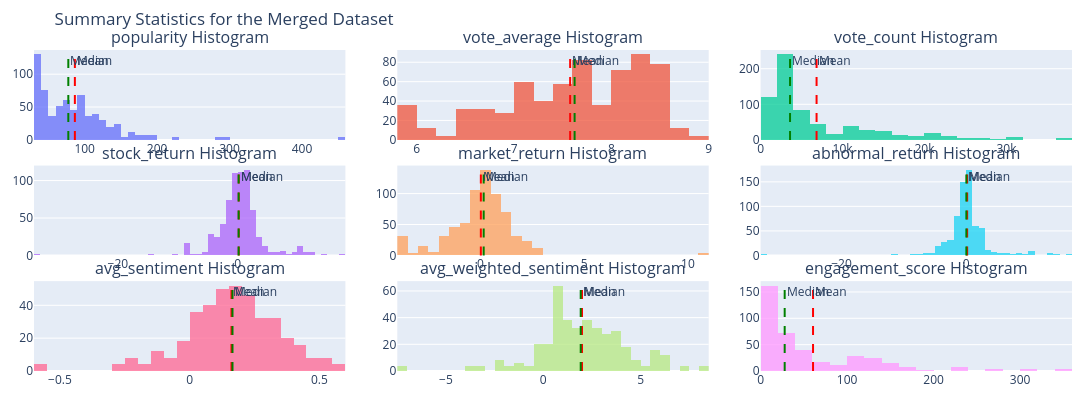

Write notebook code for a chart like this one.
### Code cell
# summary = merged_data.describe().reset_index()

# col_widths = [200] + [120] * (len(summary.columns) - 1)


# fig = go.Figure(data=[go.Table(
#     columnwidth=col_widths,
#     header=dict(values=list(summary.columns),
#                 fill_color='lightgrey'),
#     cells=dict(values=[summary[col] for col in summary.columns])
# )])
# fig.update_layout(width=800, height=400,
#                   title='Summary Statistics for the Merged Dataset')
# fig.show()

merged_data_summary = merged_data.describe()
print("Summary Statistics for the Merged Dataset:")
display(merged_data_summary)

# Histograms for the numerical columns in the merged dataset
numerical_cols = [
    'popularity', 'vote_average', 'vote_count', 'stock_return',
    'market_return', 'abnormal_return',
    'avg_sentiment', 'avg_weighted_sentiment', 'engagement_score'
]

fig = make_subplots(
    rows=3, cols=3,
    subplot_titles=[f'{col} Histogram' for col in numerical_cols],
    horizontal_spacing=0.05, vertical_spacing=0.08
)

for i, col in enumerate(numerical_cols):
    r, c = divmod(i, 3)
    row, col_idx = r+1, c+1

    # add histogram
    fig.add_trace(
        go.Histogram(
            x=merged_data[col],
            name=col,
            opacity=0.75,
            showlegend=False
        ),
        row=row, col=col_idx
    )

    # add mean/median lines
    mean_val   = merged_data[col].mean()
    median_val = merged_data[col].median()

    fig.add_vline(
        x=mean_val,
        line=dict(color='red', dash='dash'),
        annotation_text=f'Mean',
        row=row, col=col_idx
    )
    fig.add_vline(
        x=median_val,
        line=dict(color='green', dash='dash'),
        annotation_text=f'Median',
        row=row, col=col_idx
    )

fig.update_layout(
    width=1600,
    height=400,
    title='Summary Statistics for the Merged Dataset',
    margin=dict(l=20, r=20, t=50, b=20)
)

fig.show()

### Figure 1 — Plotly figure (JSON) as saved in the notebook; plotly's stock layout.template omitted (floating-point values rounded to 4 significant figures; data arrays with more than 128 entries replaced by an {"elided": "..."} marker saying what was removed)
{"data": [{"name": "popularity", "opacity": 0.75, "showlegend": false, "type": "histogram", "x": {"elided": "674 float values"}, "xaxis": "x", "yaxis": "y"}, {"name": "vote_average", "opacity": 0.75, "showlegend": false, "type": "histogram", "x": {"elided": "674 float values"}, "xaxis": "x2", "yaxis": "y2"}, {"name": "vote_count", "opacity": 0.75, "showlegend": false, "type": "histogram", "x": {"elided": "674 int values"}, "xaxis": "x3", "yaxis": "y3"}, {"name": "stock_return", "opacity": 0.75, "showlegend": false, "type": "histogram", "x": {"elided": "674 float values"}, "xaxis": "x4", "yaxis": "y4"}, {"name": "market_return", "opacity": 0.75, "showlegend": false, "type": "histogram", "x": {"elided": "674 float values"}, "xaxis": "x5", "yaxis": "y5"}, {"name": "abnormal_return", "opacity": 0.75, "showlegend": false, "type": "histogram", "x": {"elided": "674 float values"}, "xaxis": "x6", "yaxis": "y6"}, {"name": "avg_sentiment", "opacity": 0.75, "showlegend": false, "type": "histogram", "x": {"elided": "674 float values"}, "xaxis": "x7", "yaxis": "y7"}, {"name": "avg_weighted_sentiment", "opacity": 0.75, "showlegend": false, "type": "histogram", "x": {"elided": "674 float values"}, "xaxis": "x8", "yaxis": "y8"}, {"name": "engagement_score", "opacity": 0.75, "showlegend": false, "type": "histogram", "x": {"elided": "674 float values"}, "xaxis": "x9", "yaxis": "y9"}], "layout": {"annotations": [{"font": {"size": 16}, "showarrow": false, "text": "popularity Histogram", "x": 0.15, "xanchor": "center", "xref": "paper", "y": 1, "yanchor": "bottom", "yref": "paper"}, {"font": {"size": 16}, "showarrow": false, "text": "vote_average Histogram", "x": 0.5, "xanchor": "center", "xref": "paper", "y": 1, "yanchor": "bottom", "yref": "paper"}, {"font": {"size": 16}, "showarrow": false, "text": "vote_count Histogram", "x": 0.85, "xanchor": "center", "xref": "paper", "y": 1, "yanchor": "bottom", "yref": "paper"}, {"font": {"size": 16}, "showarrow": false, "text": "stock_return Histogram", "x": 0.15, "xanchor": "center", "xref": "paper", "y": 0.64, "yanchor": "bottom", "yref": "paper"}, {"font": {"size": 16}, "showarrow": false, "text": "market_return Histogram", "x": 0.5, "xanchor": "center", "xref": "paper", "y": 0.64, "yanchor": "bottom", "yref": "paper"}, {"font": {"size": 16}, "showarrow": false, "text": "abnormal_return Histogram", "x": 0.85, "xanchor": "center", "xref": "paper", "y": 0.64, "yanchor": "bottom", "yref": "paper"}, {"font": {"size": 16}, "showarrow": false, "text": "avg_sentiment Histogram", "x": 0.15, "xanchor": "center", "xref": "paper", "y": 0.28, "yanchor": "bottom", "yref": "paper"}, {"font": {"size": 16}, "showarrow": false, "text": "avg_weighted_sentiment Histogram", "x": 0.5, "xanchor": "center", "xref": "paper", "y": 0.28, "yanchor": "bottom", "yref": "paper"}, {"font": {"size": 16}, "showarrow": false, "text": "engagement_score Histogram", "x": 0.85, "xanchor": "center", "xref": "paper", "y": 0.28, "yanchor": "bottom", "yref": "paper"}, {"showarrow": false, "text": "Mean", "x": 86.43, "xanchor": "left", "xref": "x", "y": 1, "yanchor": "top", "yref": "y domain"}, {"showarrow": false, "text": "Median", "x": 77.39, "xanchor": "left", "xref": "x", "y": 1, "yanchor": "top", "yref": "y domain"}, {"showarrow": false, "text": "Mean", "x": 7.576, "xanchor": "left", "xref": "x2", "y": 1, "yanchor": "top", "yref": "y2 domain"}, {"showarrow": false, "text": "Median", "x": 7.622, "xanchor": "left", "xref": "x2", "y": 1, "yanchor": "top", "yref": "y2 domain"}, {"showarrow": false, "text": "Mean", "x": 6830.0, "xanchor": "left", "xref": "x3", "y": 1, "yanchor": "top", "yref": "y3 domain"}, {"showarrow": false, "text": "Median", "x": 3593, "xanchor": "left", "xref": "x3", "y": 1, "yanchor": "top", "yref": "y3 domain"}, {"showarrow": false, "text": "Mean", "x": 0.1907, "xanchor": "left", "xref": "x4", "y": 1, "yanchor": "top", "yref": "y4 domain"}, {"showarrow": false, "text": "Median", "x": 0.1676, "xanchor": "left", "xref": "x4", "y": 1, "yanchor": "top", "yref": "y4 domain"}, {"showarrow": false, "text": "Mean", "x": 0.02381, "xanchor": "left", "xref": "x5", "y": 1, "yanchor": "top", "yref": "y5 domain"}, {"showarrow": false, "text": "Median", "x": 0.1613, "xanchor": "left", "xref": "x5", "y": 1, "yanchor": "top", "yref": "y5 domain"}, {"showarrow": false, "text": "Mean", "x": 0.1669, "xanchor": "left", "xref": "x6", "y": 1, "yanchor": "top", "yref": "y6 domain"}, {"showarrow": false, "text": "Median", "x": 0.03646, "xanchor": "left", "xref": "x6", "y": 1, "yanchor": "top", "yref": "y6 domain"}, {"showarrow": false, "text": "Mean", "x": 0.1609, "xanchor": "left", "xref": "x7", "y": 1, "yanchor": "top", "yref": "y7 domain"}, {"showarrow": false, "text": "Median", "x": 0.1649, "xanchor": "left", "xref": "x7", "y": 1, "yanchor": "top", "yref": "y7 domain"}, {"showarrow": false, "text": "Mean", "x": 1.989, "xanchor": "left", "xref": "x8", "y": 1, "yanchor": "top", "yref": "y8 domain"}, {"showarrow": false, "text": "Median", "x": 1.924, "xanchor": "left", "xref": "x8", "y": 1, "yanchor": "top", "yref": "y8 domain"}, {"showarrow": false, "text": "Mean", "x": 60.63, "xanchor": "left", "xref": "x9", "y": 1, "yanchor": "top", "yref": "y9 domain"}, {"showarrow": false, "text": "Median", "x": 27.84, "xanchor": "left", "xref": "x9", "y": 1, "yanchor": "top", "yref": "y9 domain"}], "height": 400, "margin": {"b": 20, "l": 20, "r": 20, "t": 50}, "shapes": [{"line": {"color": "red", "dash": "dash"}, "type": "line", "x0": 86.43, "x1": 86.43, "xref": "x", "y0": 0, "y1": 1, "yref": "y domain"}, {"line": {"color": "green", "dash": "dash"}, "type": "line", "x0": 77.39, "x1": 77.39, "xref": "x", "y0": 0, "y1": 1, "yref": "y domain"}, {"line": {"color": "red", "dash": "dash"}, "type": "line", "x0": 7.576, "x1": 7.576, "xref": "x2", "y0": 0, "y1": 1, "yref": "y2 domain"}, {"line": {"color": "green", "dash": "dash"}, "type": "line", "x0": 7.622, "x1": 7.622, "xref": "x2", "y0": 0, "y1": 1, "yref": "y2 domain"}, {"line": {"color": "red", "dash": "dash"}, "type": "line", "x0": 6830.0, "x1": 6830.0, "xref": "x3", "y0": 0, "y1": 1, "yref": "y3 domain"}, {"line": {"color": "green", "dash": "dash"}, "type": "line", "x0": 3593, "x1": 3593, "xref": "x3", "y0": 0, "y1": 1, "yref": "y3 domain"}, {"line": {"color": "red", "dash": "dash"}, "type": "line", "x0": 0.1907, "x1": 0.1907, "xref": "x4", "y0": 0, "y1": 1, "yref": "y4 domain"}, {"line": {"color": "green", "dash": "dash"}, "type": "line", "x0": 0.1676, "x1": 0.1676, "xref": "x4", "y0": 0, "y1": 1, "yref": "y4 domain"}, {"line": {"color": "red", "dash": "dash"}, "type": "line", "x0": 0.02381, "x1": 0.02381, "xref": "x5", "y0": 0, "y1": 1, "yref": "y5 domain"}, {"line": {"color": "green", "dash": "dash"}, "type": "line", "x0": 0.1613, "x1": 0.1613, "xref": "x5", "y0": 0, "y1": 1, "yref": "y5 domain"}, {"line": {"color": "red", "dash": "dash"}, "type": "line", "x0": 0.1669, "x1": 0.1669, "xref": "x6", "y0": 0, "y1": 1, "yref": "y6 domain"}, {"line": {"color": "green", "dash": "dash"}, "type": "line", "x0": 0.03646, "x1": 0.03646, "xref": "x6", "y0": 0, "y1": 1, "yref": "y6 domain"}, {"line": {"color": "red", "dash": "dash"}, "type": "line", "x0": 0.1609, "x1": 0.1609, "xref": "x7", "y0": 0, "y1": 1, "yref": "y7 domain"}, {"line": {"color": "green", "dash": "dash"}, "type": "line", "x0": 0.1649, "x1": 0.1649, "xref": "x7", "y0": 0, "y1": 1, "yref": "y7 domain"}, {"line": {"color": "red", "dash": "dash"}, "type": "line", "x0": 1.989, "x1": 1.989, "xref": "x8", "y0": 0, "y1": 1, "yref": "y8 domain"}, {"line": {"color": "green", "dash": "dash"}, "type": "line", "x0": 1.924, "x1": 1.924, "xref": "x8", "y0": 0, "y1": 1, "yref": "y8 domain"}, {"line": {"color": "red", "dash": "dash"}, "type": "line", "x0": 60.63, "x1": 60.63, "xref": "x9", "y0": 0, "y1": 1, "yref": "y9 domain"}, {"line": {"color": "green", "dash": "dash"}, "type": "line", "x0": 27.84, "x1": 27.84, "xref": "x9", "y0": 0, "y1": 1, "yref": "y9 domain"}], "title": {"text": "Summary Statistics for the Merged Dataset"}, "width": 1600, "xaxis": {"anchor": "y", "domain": [0, 0.3]}, "xaxis2": {"anchor": "y2", "domain": [0.35, 0.65]}, "xaxis3": {"anchor": "y3", "domain": [0.7, 1]}, "xaxis4": {"anchor": "y4", "domain": [0, 0.3]}, "xaxis5": {"anchor": "y5", "domain": [0.35, 0.65]}, "xaxis6": {"anchor": "y6", "domain": [0.7, 1]}, "xaxis7": {"anchor": "y7", "domain": [0, 0.3]}, "xaxis8": {"anchor": "y8", "domain": [0.35, 0.65]}, "xaxis9": {"anchor": "y9", "domain": [0.7, 1]}, "yaxis": {"anchor": "x", "domain": [0.72, 1]}, "yaxis2": {"anchor": "x2", "domain": [0.72, 1]}, "yaxis3": {"anchor": "x3", "domain": [0.72, 1]}, "yaxis4": {"anchor": "x4", "domain": [0.36, 0.64]}, "yaxis5": {"anchor": "x5", "domain": [0.36, 0.64]}, "yaxis6": {"anchor": "x6", "domain": [0.36, 0.64]}, "yaxis7": {"anchor": "x7", "domain": [0, 0.28]}, "yaxis8": {"anchor": "x8", "domain": [0, 0.28]}, "yaxis9": {"anchor": "x9", "domain": [0, 0.28]}}}
